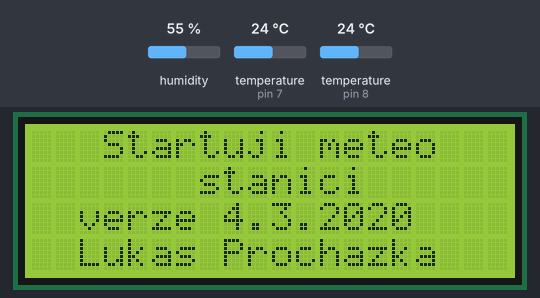
Recording of a sketch running on a simulated Arduino Uno, built for the host (arithmetic inside an expression is 32-bit, double 64-bit). Shown: 20×4 character LCD. The inputs (shaded band) are chosen by the test bench; at power-on: humidity 55 %, temperature (sensors on pin 7, pin 8) 24 °C. WiFi joins after 1.5 s; servers stay silent unless stated; the local clock reads 2024-03-15 10:24:30 at power-on unless the sketch sets it; what the sketch prints to the serial monitor is not drawn.

Above: at 1.2 s.
At 2.0 s:
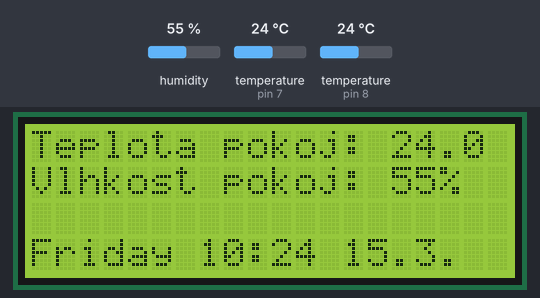
At 67.1 s:
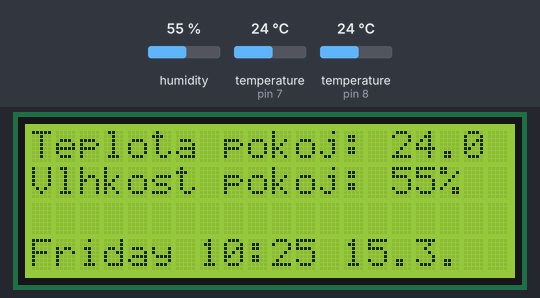

The sketch:

pokoj.ino
```cpp
#include <SPI.h>
#include <Ethernet.h>
#include <OneWire.h>
#include <DallasTemperature.h>
#include <Wire.h>
#include <LiquidCrystal_I2C.h>
#include <DS3231.h>
#include "DHT.h"

byte mac[] = {
  0xDE, 0xAD, 0xBE, 0xEF, 0xFE, 0xED
};

DS3231  rtc(SDA, SCL);
#define ONE_WIRE_BUS 8
#define DHTPIN 7
#define DHTTYPE DHT22

LiquidCrystal_I2C lcd(0x27, 2, 1, 0, 4, 5, 6, 7, 3, POSITIVE);  // Set the LCD I2C address
IPAddress ip(192, 168, 2, 30);
IPAddress myDns(192, 168, 2, 1);

// initialize the library instance:
EthernetClient client;

OneWire oneWire(ONE_WIRE_BUS);
DallasTemperature sensors(&oneWire);
float teplotaPokoj;
float vlhkostPokoj;
char serialCidla[] = "28FF5526440400E2";
char serialCidla2[] = "dht22_doma";
boolean startProgramu = true;
Time t;
char server[] = "reddriver2.tmep.cz";   // domain.tmep.cz
char guid[] = "temp2";        // guid
DHT dht(DHTPIN, DHTTYPE);
unsigned long lastConnectionTime = 0;             // last time you connected to the server, in milliseconds
const unsigned long postingInterval = 60L * 1000L; // delay between updates, in milliseconds

void nastavCas() {
  rtc.setDOW(THURSDAY);
  rtc.setTime(17, 57, 0);     // Set the time to 12:00:00 (24hr format)
  rtc.setDate(04, 03, 2020);   // Set the date to January 1st, 2014
}

void setup() {
  rtc.begin();
//  nastavCas();
  Serial.begin(9600);
  dht.begin();
  lcd.begin(20, 4);
  sensors.begin();
  while (!Serial) {
    ; // wait for serial port to connect. Needed for native USB port only
  }
  delay(1000);
  // start the Ethernet connection using a fixed IP address and DNS server:
  Ethernet.begin(mac, ip, myDns);
  // print the Ethernet board/shield's IP address:
  Serial.print("My IP address: ");
  Serial.println(Ethernet.localIP());
  nastavObrazovku1();
  startProgramu = false;
  provedCinnosti();
  sensors.begin();
  delay(4000);
}

void nastavObrazovku1() {
  lcd.clear();
  if (startProgramu == false) {
    nactiCas();
    lcd.setCursor(0, 0);
    lcd.print("Teplota pokoj: ");
    lcd.setCursor(0, 1);
    lcd.print("Vlhkost pokoj: ");
    lcd.setCursor(0, 2);
    lcd.print("     ");
    lcd.setCursor(15, 0);
    lcd.print(teplotaPokoj, 1);
    lcd.setCursor(15, 1);
    lcd.print("     ");
    lcd.setCursor(15, 1);
    lcd.print(vlhkostPokoj, 0);
    lcd.print("%");
  } else {
    Serial.println("start");
    lcd.setCursor(3, 0);
    lcd.print("Startuji meteo");
    lcd.setCursor(7, 1);
    lcd.print("stanici");
    lcd.setCursor(2, 2);
    lcd.print("verze 4.3.2020");
    lcd.setCursor(2, 3);
    lcd.print("Lukas Prochazka");
    startProgramu = false;
  }
}

void loop() {
  if (millis() - lastConnectionTime > postingInterval) {
    provedCinnosti();
  }
  delay(10000);
}

void provedCinnosti(){
  nactiTeplotu();
  nactiVlhkost();
  nastavObrazovku1();
  httpRequest();
}

void nactiTeplotu() {
  sensors.requestTemperatures();
  teplotaPokoj = sensors.getTempCByIndex(0);
}

void nactiVlhkost() {
  vlhkostPokoj = dht.readHumidity();
  if (isnan(vlhkostPokoj)) {
    Serial.println("Failed to read from DHT sensor!");
    return;
  }
}

void nactiCas() {
  lcd.setCursor(0, 3);
  lcd.print("                    ");
  lcd.setCursor(0, 3);
  lcd.print(rtc.getDOWStr());
  lcd.print(" ");
  t = rtc.getTime();
  if (t.hour < 10) { // Add a zero, if necessary, as above
    lcd.print(0);
  }
  lcd.print(t.hour, DEC);
  lcd.print(":");
  if (t.min < 10) { // Add a zero, if necessary, as above
    lcd.print(0);
  }
  lcd.print(t.min, DEC);
  lcd.print(" ");
  lcd.print(t.date, DEC);
  lcd.print(".");
  lcd.print(t.mon);
  lcd.print(".");
}


void httpRequest() {
  // if there's a successful connection:
  if (client.connect(server, 80)) {
    Serial.print("connecting...");
    // send the HTTP GET request:
    client.print("GET /?");
    client.print(guid);
    client.print("=");
    client.print(teplotaPokoj);
    client.print("&humV=");
    client.print(vlhkostPokoj);
    client.println(" HTTP/1.1");
    client.print("Host: ");
    client.println(server);
    client.println("User-Agent: arduino-ethernet");
    client.println("Connection: close");
    client.println();

    Serial.println(" done.");
    // note the time that the connection was made:
    lastConnectionTime = millis();
  } else {
    // if you couldn't make a connection:
    Serial.println(" connection failed");
  }
}
```

Measured:
- what the display in image 0 shows lasts 0.9 s, from 1.1 s to 2.0 s
- what the display in image 1 shows lasts 65.1 s, from 2.0 s to 67.1 s
